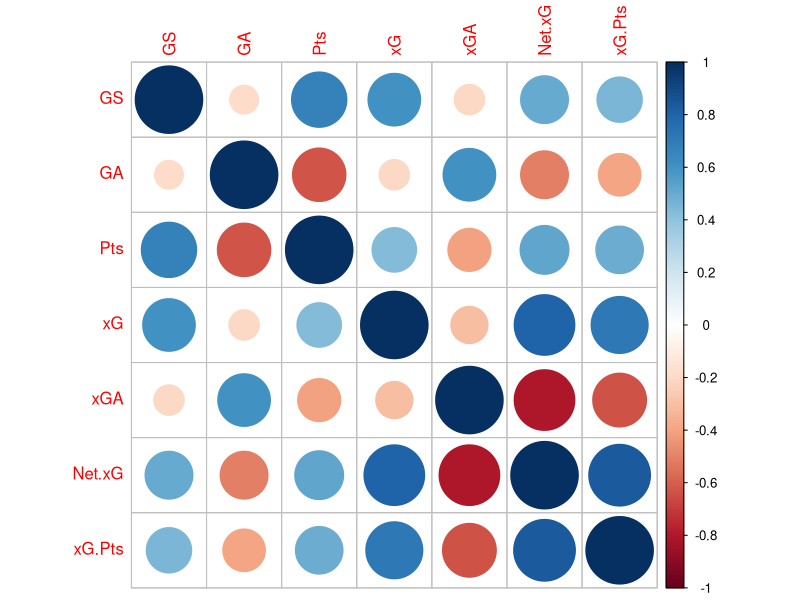

Recreate this plot in R.
## ---- chunk 1
data <- read.csv("football.csv", header = TRUE)
## ---- chunk 2
nrow(data)
ncol(data)
## ---- chunk 3
unique(data$Score)

data$Score = paste(data$GS, data$GA, sep = "-")

unique(data$Score)
## ---- chunk 4
test.data <- data[data$Season == "2020/21",]
training.data <- data[data$Season == "2019/20",]

nrow(data)
nrow(test.data)
nrow(training.data)
## ---- chunk 5
unique(data$Date.Range)
unique(data$League)

data <- subset(data, select = -c(Date.Range, League))
## ---- chunk 6
teams <- unique(data$Team)
awayTeams <- unique(data$AT)
homeTeams <- unique(data$HT)

print(teams)
print(sort(teams) == sort(awayTeams) & sort(teams) == sort(homeTeams))
## ---- chunk 7
head(data$Date, n = 3)

data$Date <- as.Date(data$Date, format = "%m/%d/%y")

str(data$Date)
## ---- chunk 8
unique(data$GS)
unique(data$GA)
## ---- chunk 9
unique(data$Pts)
unique(data$xG.Pts)
## ---- chunk 10
unique(data$xG)
## ---- chunk 11
unique(data$Lower.xG)
unique(data$Upper.xG)
## ---- chunk 12
unique(data$Pts.vs.xG..ve)
unique(data$Pts.vs.xG..ve.1)

data$Pts.vs.xG..ve <- data$Upper.xG - data$Pts
data$Pts.vs.xG..ve.1 <- data$Pts - data$Lower.xG
## ---- chunk 13
cors <- cor(data[,c("GS", "GA", "Pts", "xG", "xGA", "Net.xG", "xG.Pts")])
print(cors)

library(corrplot)
corrplot(cors)
## ---- chunk 14
team.cors <- data.frame()
for (t in unique(data$Team)) {
  t.data <- subset(data, data$Team == t)
  team.cors <- rbind(team.cors, c(t, cor(t.data$GS, t.data$xG)))
}
colnames(team.cors) <- c("Team", "GS/xG Correlation")
team.cors <- team.cors[order(team.cors$`GS/xG Correlation`, decreasing = TRUE),]
print(team.cors)
